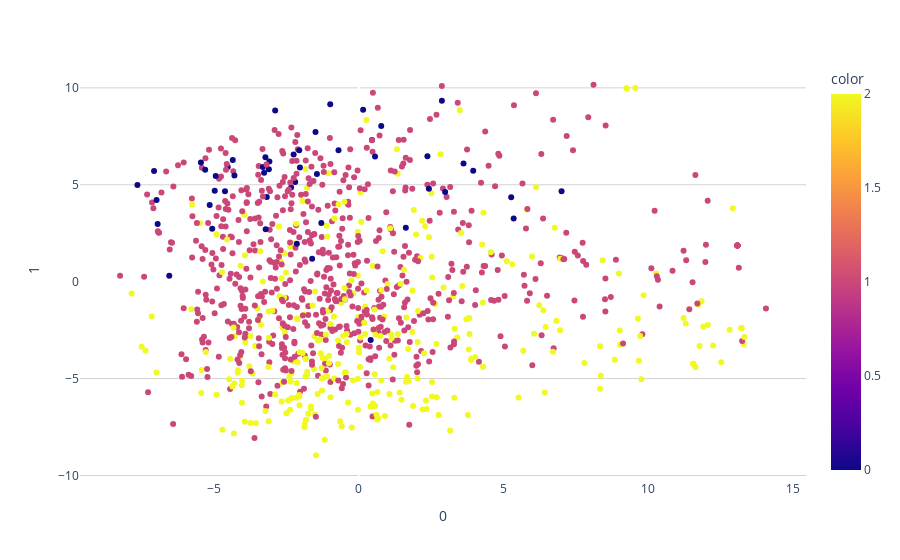

The notebook cell this image was saved under:
### Code cell
import plotly.express as px
import torch
from sklearn.decomposition import PCA

pca = PCA(n_components=2)
indices = torch.randperm(len(X))[:1000]
components = pca.fit_transform(X[indices])

fig = px.scatter(components, x=0, y=1, color=y_clf[indices]).update_layout(
    paper_bgcolor='rgba(0,0,0,0)',
    plot_bgcolor='rgba(0,0,0,0)',
    yaxis_gridcolor='lightgrey'
)
fig.show()
# fig.write_image("fig1.png")

### Figure 1 — Plotly figure (JSON) as saved in the notebook; plotly's stock layout.template omitted (floating-point values rounded to 4 significant figures; data arrays with more than 128 entries replaced by an {"elided": "..."} marker saying what was removed)
{"data": [{"hovertemplate": "0=%{x}<br>1=%{y}<br>color=%{marker.color}<extra></extra>", "legendgroup": "", "marker": {"color": {"elided": "1000 int values"}, "coloraxis": "coloraxis", "symbol": "circle"}, "mode": "markers", "name": "", "orientation": "v", "showlegend": false, "x": {"elided": "1000 float values"}, "xaxis": "x", "y": {"elided": "1000 float values"}, "yaxis": "y", "type": "scatter"}], "layout": {"xaxis": {"anchor": "y", "domain": [0.0, 1.0], "title": {"text": "0"}}, "yaxis": {"anchor": "x", "domain": [0.0, 1.0], "title": {"text": "1"}, "gridcolor": "lightgrey"}, "coloraxis": {"colorbar": {"title": {"text": "color"}}, "colorscale": [[0.0, "#0d0887"], [0.1111, "#46039f"], [0.2222, "#7201a8"], [0.3333, "#9c179e"], [0.4444, "#bd3786"], [0.5556, "#d8576b"], [0.6667, "#ed7953"], [0.7778, "#fb9f3a"], [0.8889, "#fdca26"], [1.0, "#f0f921"]]}, "legend": {"tracegroupgap": 0}, "margin": {"t": 60}, "paper_bgcolor": "rgba(0,0,0,0)", "plot_bgcolor": "rgba(0,0,0,0)"}}
